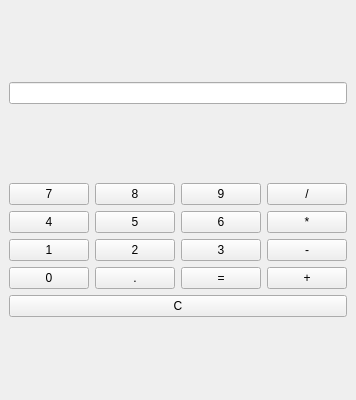
<?xml version="1.0" encoding="UTF-8"?>
<ui version="4.0">
 <class>MainWindow</class>
 <widget class="QMainWindow" name="MainWindow">
  <property name="geometry">
   <rect>
    <x>0</x>
    <y>0</y>
    <width>320</width>
    <height>400</height>
   </rect>
  </property>
  <property name="windowTitle">
   <string>Calculator</string>
  </property>
  <widget class="QWidget" name="centralwidget">
   <layout class="QVBoxLayout" name="verticalLayout">
    <item>
     <widget class="QLineEdit" name="lineEdit"/>
    </item>
    <item>
     <layout class="QGridLayout" name="gridLayout">
      <item row="0" column="0">
       <widget class="QPushButton" name="pushButton_7">
        <property name="text">
         <string>7</string>
        </property>
       </widget>
      </item>
      <item row="0" column="1">
       <widget class="QPushButton" name="pushButton_8">
        <property name="text">
         <string>8</string>
        </property>
       </widget>
      </item>
      <item row="0" column="2">
       <widget class="QPushButton" name="pushButton_9">
        <property name="text">
         <string>9</string>
        </property>
       </widget>
      </item>
      <item row="0" column="3">
       <widget class="QPushButton" name="pushButton_div">
        <property name="text">
         <string>/</string>
        </property>
       </widget>
      </item>
      <item row="1" column="0">
       <widget class="QPushButton" name="pushButton_4">
        <property name="text">
         <string>4</string>
        </property>
       </widget>
      </item>
      <item row="1" column="1">
       <widget class="QPushButton" name="pushButton_5">
        <property name="text">
         <string>5</string>
        </property>
       </widget>
      </item>
      <item row="1" column="2">
       <widget class="QPushButton" name="pushButton_6">
        <property name="text">
         <string>6</string>
        </property>
       </widget>
      </item>
      <item row="1" column="3">
       <widget class="QPushButton" name="pushButton_mul">
        <property name="text">
         <string>*</string>
        </property>
       </widget>
      </item>
      <item row="2" column="0">
       <widget class="QPushButton" name="pushButton_1">
        <property name="text">
         <string>1</string>
        </property>
       </widget>
      </item>
      <item row="2" column="1">
       <widget class="QPushButton" name="pushButton_2">
        <property name="text">
         <string>2</string>
        </property>
       </widget>
      </item>
      <item row="2" column="2">
       <widget class="QPushButton" name="pushButton_3">
        <property name="text">
         <string>3</string>
        </property>
       </widget>
      </item>
      <item row="2" column="3">
       <widget class="QPushButton" name="pushButton_minus">
        <property name="text">
         <string>-</string>
        </property>
       </widget>
      </item>
      <item row="3" column="0">
       <widget class="QPushButton" name="pushButton_0">
        <property name="text">
         <string>0</string>
        </property>
       </widget>
      </item>
      <item row="3" column="1">
       <widget class="QPushButton" name="pushButton_dot">
        <property name="text">
         <string>.</string>
        </property>
       </widget>
      </item>
      <item row="3" column="2">
       <widget class="QPushButton" name="pushButton_equal">
        <property name="text">
         <string>=</string>
        </property>
       </widget>
      </item>
      <item row="3" column="3">
       <widget class="QPushButton" name="pushButton_plus">
        <property name="text">
         <string>+</string>
        </property>
       </widget>
      </item>
      <item row="4" column="0" colspan="4">
       <widget class="QPushButton" name="pushButton_clear">
        <property name="text">
         <string>C</string>
        </property>
       </widget>
      </item>
     </layout>
    </item>
   </layout>
  </widget>
 </widget>
 <resources/>
 <connections/>
</ui>
